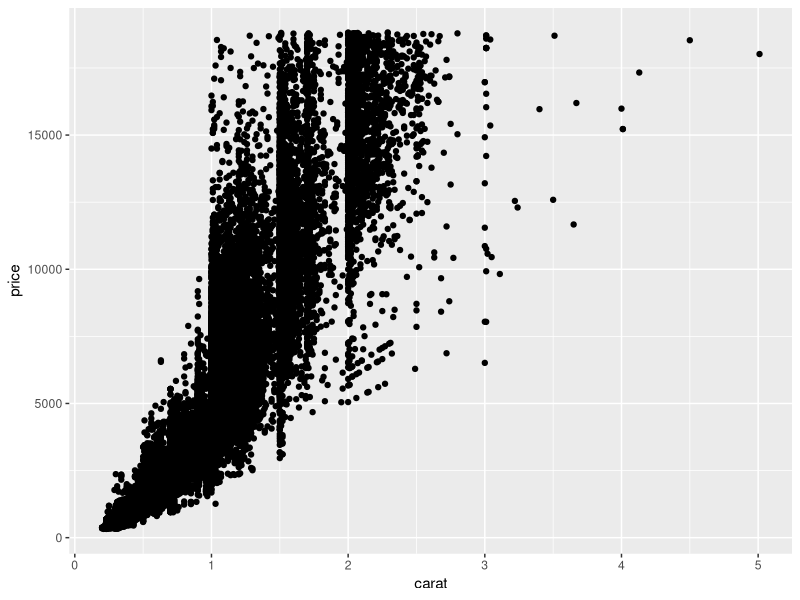
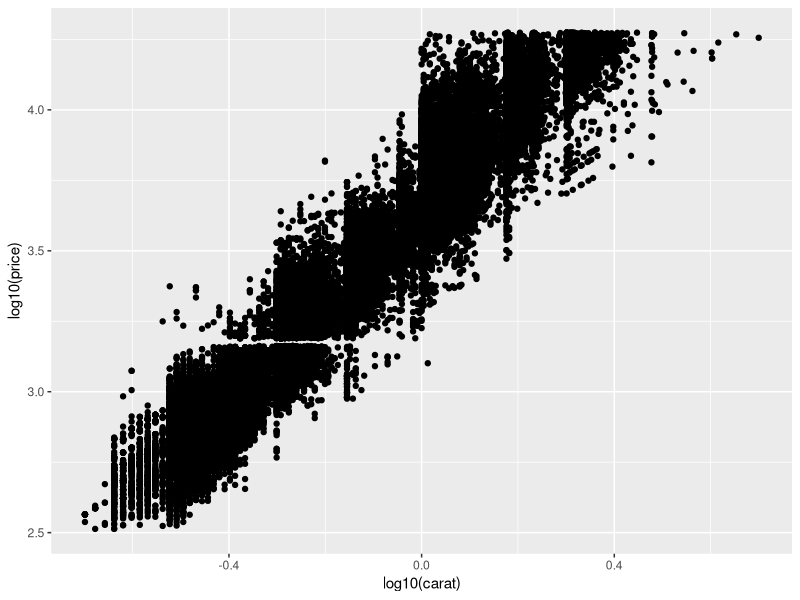
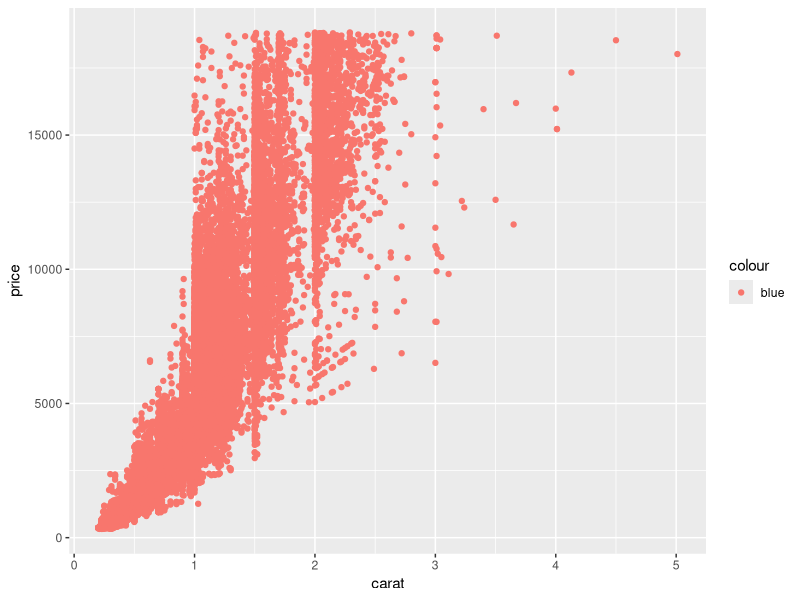
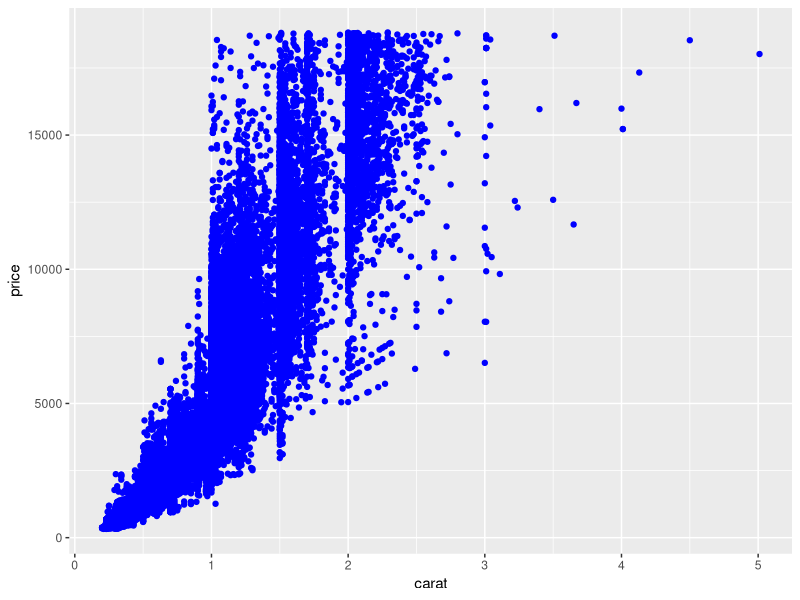
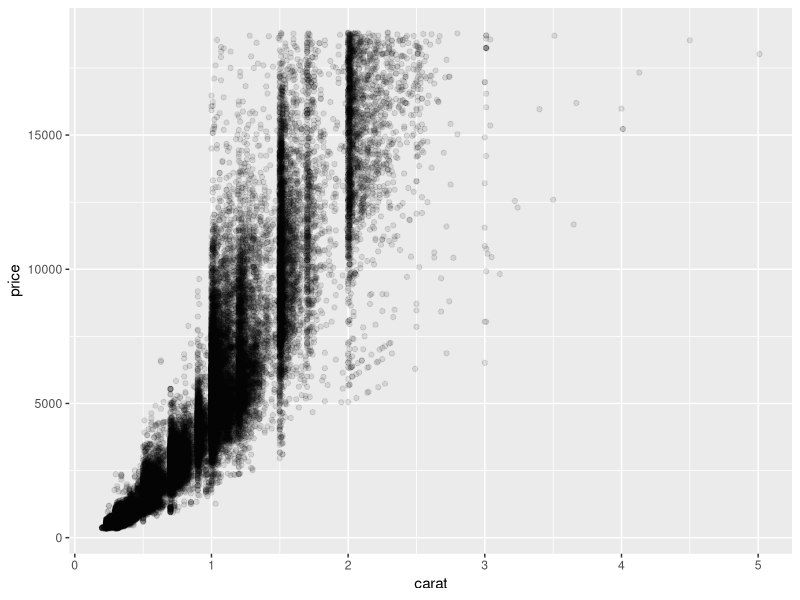
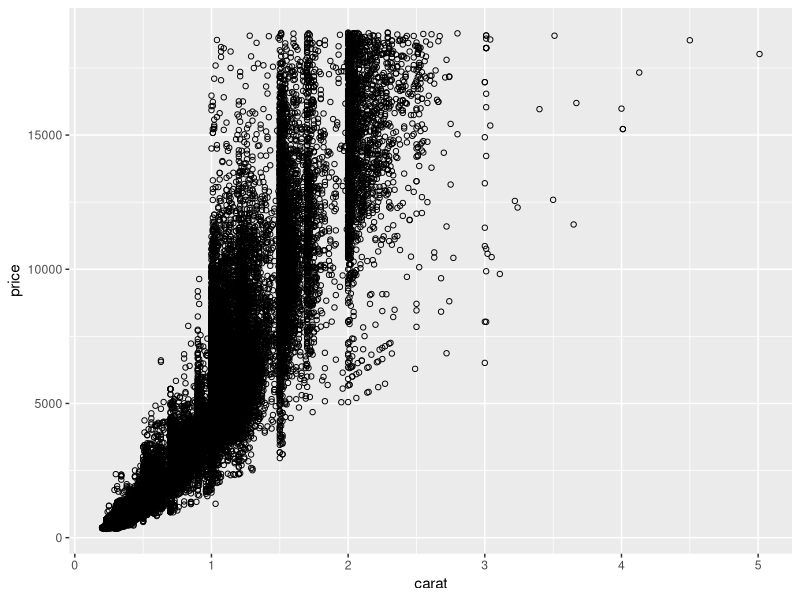
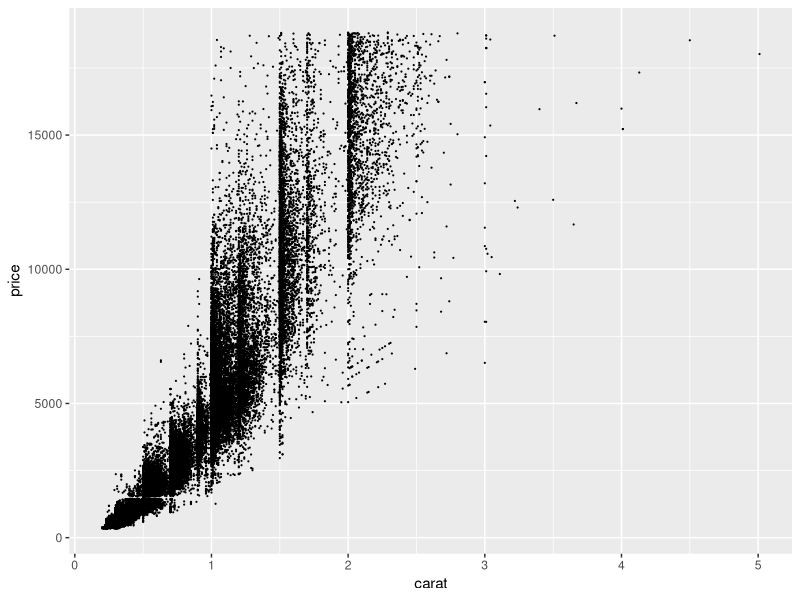
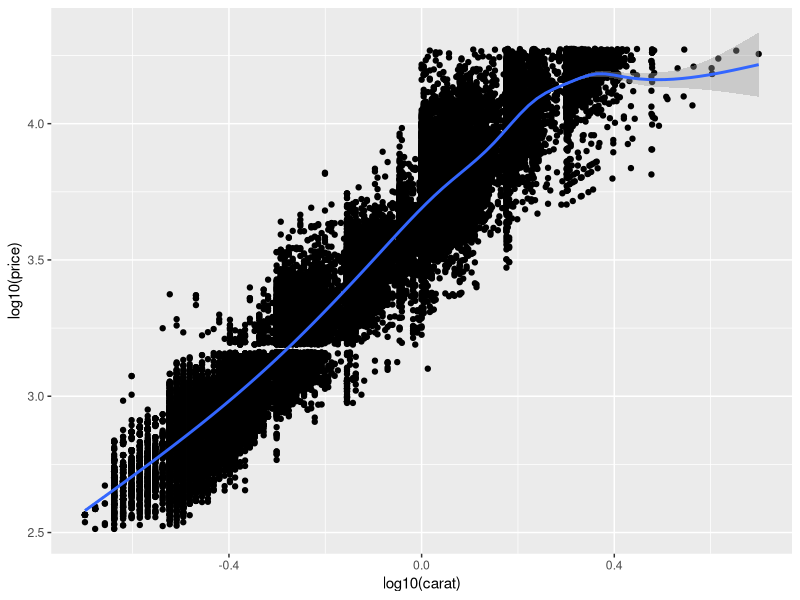

Recreate these plots in R, in order.
library(ggplot2)

# Layer basics ------------------------------------------------------------

# ggplot(diamonds, aes(price, carat))
# ggplot(diamonds)
aes(price, carat)

geom_point()
geom_histogram()

# Warmups ------------------------------------------------------------------

ggplot(diamonds, aes(carat, price)) +
  geom_point()

ggplot(diamonds, aes(log10(carat), log10(price))) +
  geom_point()


# Change aesthetics -------------------------------------------------------

ggplot(diamonds, aes(carat, price)) +
  geom_point(aes(colour = "blue"))

ggplot(diamonds, aes(carat, price)) +
  geom_point(colour = "blue")

ggplot(diamonds, aes(carat, price)) +
  geom_point(alpha = 1/10)
ggplot(diamonds, aes(carat, price)) +
  geom_point(shape = 1)
ggplot(diamonds, aes(carat, price)) +
  geom_point(size = 0.1)


# Conditional summaries ---------------------------------------------------

ggplot(diamonds, aes(log10(carat), log10(price))) +
  geom_point() +
  geom_smooth()

ggplot(diamonds, aes(log10(carat), log10(price))) +
  geom_point() +
  geom_smooth(method = "lm")

ggplot(diamonds, aes(log10(carat), log10(price))) +
  geom_boxplot()

ggplot(diamonds, aes(log10(carat), log10(price))) +
  geom_boxplot(aes(group = plyr::round_any(log10(carat), 0.1)))

ggplot(diamonds, aes(log10(carat), log10(price))) +
  geom_violin(aes(group = plyr::round_any(log10(carat), 0.1)))

ggplot(diamonds, aes(1, depth)) +
  geom_boxplot()

ggplot(diamonds, aes(cut, depth)) +
  geom_boxplot()

ggplot(diamonds, aes(depth)) +
  geom_histogram(binwidth = 0.2) +
  xlim(56, 67)

ggplot(diamonds, aes(depth, fill = cut)) +
  geom_histogram(binwidth = 0.2) +
  xlim(56, 67)

ggplot(diamonds, aes(depth)) +
  geom_histogram(binwidth = 0.2) +
  facet_wrap(~cut) +
  xlim(56, 67)

ggplot(diamonds, aes(depth, colour = cut)) +
  geom_freqpoly(binwidth = 0.2) +
  xlim(56, 67)

ggplot(diamonds, aes(depth, colour = cut)) +
  geom_freqpoly(aes(y = ..density..), binwidth = 0.2) +
  xlim(56, 67)


# Comparisons -------------------------------------------------------------

ggplot(diamonds, aes(log10(carat), log10(price))) +
  geom_point(aes(colour = color))

ggplot(diamonds, aes(log10(carat), log10(price))) +
  geom_bin2d() +
  facet_wrap(~color)

# Annotations can be very useful!
coef(lm(log10(price) ~ log10(carat), data = diamonds))

ggplot(diamonds, aes(log10(carat), log10(price))) +
  geom_bin2d() +
  geom_abline(intercept = 3.67, slope = 1.68, colour = "white") +
  facet_wrap(~color)
